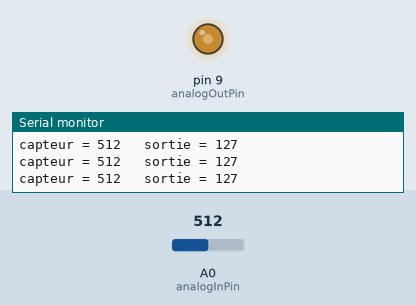
Bench run of a sketch on a simulated Arduino Uno, built with avr-gcc and run on an emulated ATmega328P. Parts: output pins drawn as LEDs (lit = HIGH), the last lines printed to the serial monitor. The test bench sets the inputs (shaded band); at power-on: A0 (analogInPin) = 512.

Above: at 1.2 s.
1.3 s: A0 (analogInPin) set to 412
At 2.4 s:
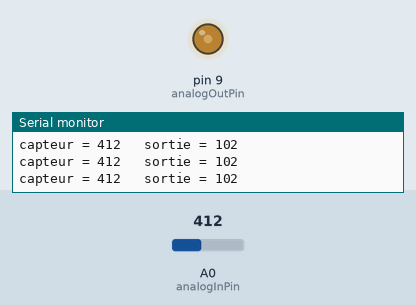
4.3 s: A0 (analogInPin) set to 386
At 5.4 s:
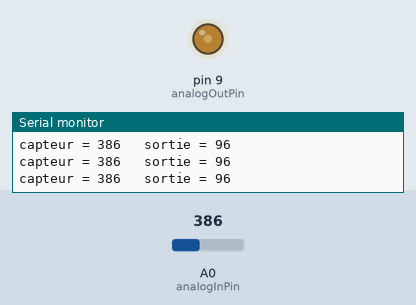
7.3 s: A0 (analogInPin) set to 716
At 7.7 s:
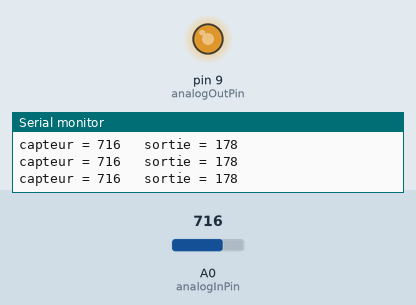
8.8 s: A0 (analogInPin) set to 993
At 9.1 s:
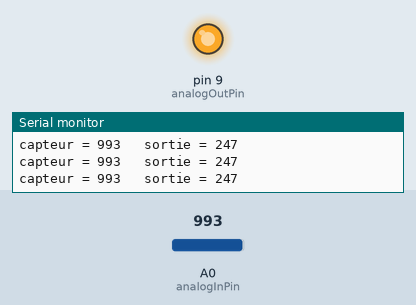
10.3 s: A0 (analogInPin) set to 1007
At 11.8 s:
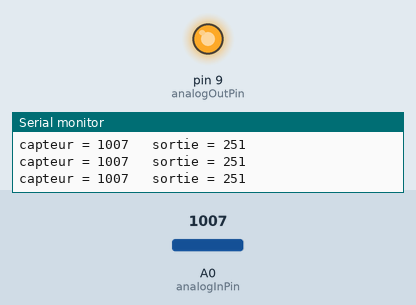
13.3 s: A0 (analogInPin) set to 122
At 13.8 s:
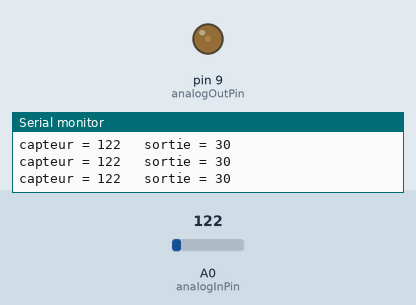
Timing chart, 0 to 15.8 s (numbered marks = the images above; inputs shaded):
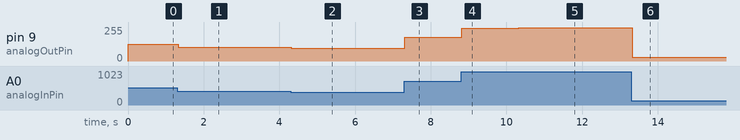

Measured:
- after the input at 1.3 s, pin 9 (analogOutPin): 127/255 → 102/255 at once
- after the input at 4.3 s, pin 9 (analogOutPin): 102/255 → 96/255 at once
- after the input at 7.3 s, pin 9 (analogOutPin): 96/255 → 178/255 at once
- after the input at 8.8 s, pin 9 (analogOutPin): 178/255 → 247/255 at once
- after the input at 10.3 s, pin 9 (analogOutPin): 247/255 → 251/255 at once
- after the input at 13.3 s, pin 9 (analogOutPin): 251/255 → 30/255 at once

The sketch:

03_AnalogInOutSerial.ino
```cpp
// Tous le texte après les caractères // sont des commentaires. Ces textes ne sont pas du code exécuté, ils servent à clarifier le code.

// Ces constantes ne changeront pas. Elles sont utilisées pour nommer les ports utilisés:
const int analogInPin = A0;  // Port d'entrée analogique sur lequel est branché le potentiometre
const int analogOutPin = 9; // Port de sortie sur lequel est branché la LED

int sensorValue = 0;        // Valeur du potar (potentiometre) lu en entrée
int outputValue = 0;        // Valeur qui sera envoyer sur la sortie PWM (sortie analogique)

void setup() {
  Serial.begin(9600); // Initialise le port de communication série avec un débit de 9600 bit/seconde :
}

void loop() {
  sensorValue = analogRead(analogInPin); // Lit la valeur analogique en entrée
  outputValue = map(sensorValue, 0, 1023, 0, 255); // Adapte l'amplitude de l'entrée de 0 à 1023 vers la sortie qui a une amplitude de 0 à 255:

  analogWrite(analogOutPin, outputValue); // Positionne la valeur "outputValue" sur la sortie analogique "analogOutPin":

  // Imprime les resultats sur la console du port série
  Serial.print("capteur = ");
  Serial.print(sensorValue);
  Serial.print("\t sortie = ");
  Serial.println(outputValue);

  delay(2); // Attend 2 millisecondes avant le prochain tour de boucle pour que le Convertisseur Analogique Numérique se réinitialise suite à la lecture précedente:
}
```
